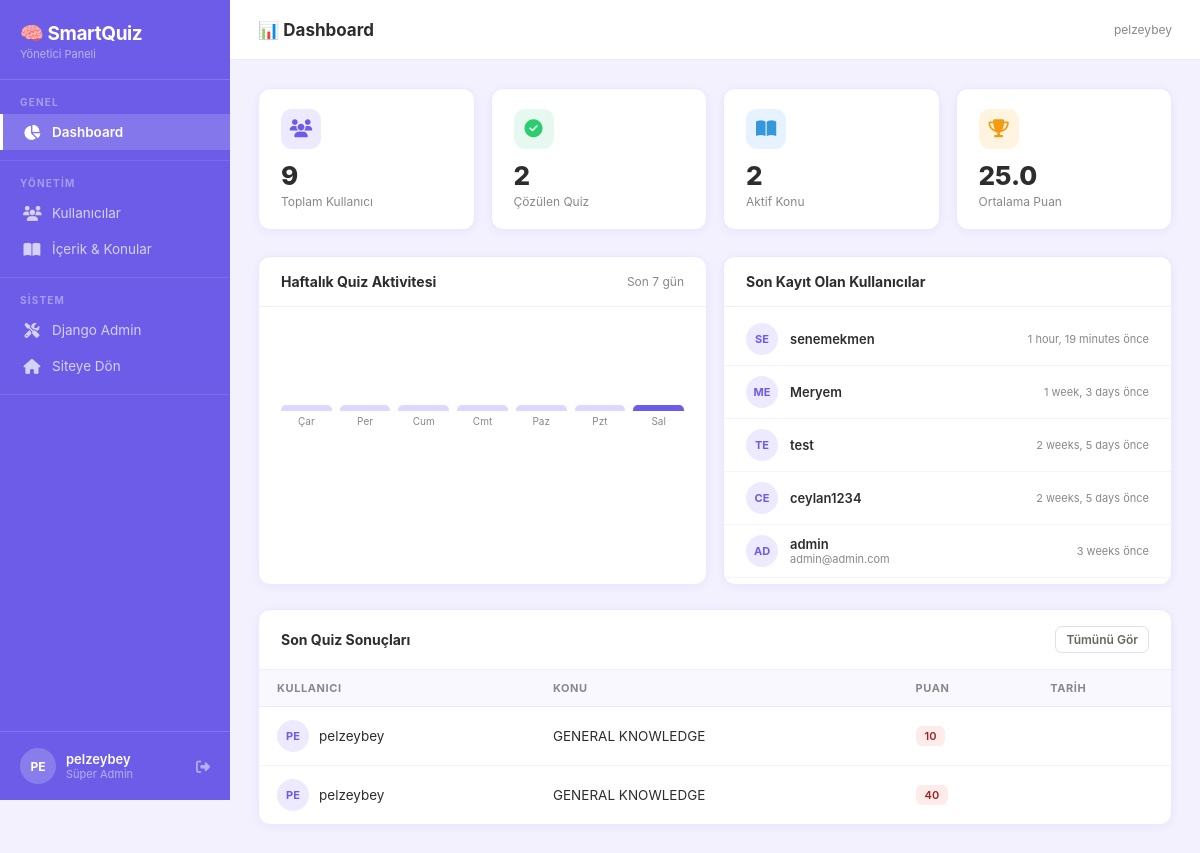
The page /dashboard/ (signed in) on the database its author committed.
### quiz/models.py (models this page shows, shortened)
class QuizResult(models.Model):
    user = models.ForeignKey(
        'auth.User',
        on_delete=models.CASCADE
    )
    topic = models.ForeignKey(
        Topic,
        on_delete=models.CASCADE
    )
    correct = models.IntegerField()
    wrong = models.IntegerField()
    total = models.IntegerField()
    score = models.IntegerField()
    date = models.DateTimeField(auto_now_add=True)

class Topic(models.Model):
    name = models.CharField(max_length=100)

### quiz/admin_views.py (the view)
# urls.py: path("dashboard/", admin_views.admin_dashboard, name="admin_dashboard"),
@login_required
@admin_required
def admin_dashboard(request):
    total_users   = User.objects.count()
    total_topics  = Topic.objects.count()
    total_quizzes = QuizResult.objects.count()
    avg_score     = QuizResult.objects.aggregate(avg=Avg('score'))['avg'] or 0
    today = timezone.now().date()
    days_tr = ['Pzt', 'Sal', 'Çar', 'Per', 'Cum', 'Cmt', 'Paz']
    weekly_data = []
    for i in range(6, -1, -1):
        day = today - timedelta(days=i)
        count = QuizResult.objects.filter(date__date=day).count()
        weekly_data.append({'label': days_tr[day.weekday()], 'count': count})
    max_count = max((d['count'] for d in weekly_data), default=1) or 1
    recent_users   = User.objects.order_by('-date_joined')[:5]
    recent_quizzes = QuizResult.objects.select_related('user', 'topic').order_by('-date')[:5]
    context = {
        'total_users':    total_users,
        'active_topics':  total_topics,
        'total_quizzes':  total_quizzes,
        'avg_score':      round(avg_score, 1),
        'weekly_data':    weekly_data,
        'max_count':      max_count,
        'recent_users':   recent_users,
        'recent_quizzes': recent_quizzes,
    }
    return render(request, 'quiz/admin_dashboard.html', context)

### quiz/admin_views.py (called while the page is built)
def is_admin(user):
    return user.is_authenticated and (user.is_staff or user.is_superuser)

### quiz/templates/quiz/admin_dashboard.html (shortened to what this page needs)
{% extends 'quiz/admin_base.html' %}
{% block nav_dashboard %}active{% endblock %}
{% block page_title %}📊 Dashboard{% endblock %}
{% block content %}
<div class="stats-grid">
  <div class="stat-card">
    <div class="stat-icon icon-purple"><i class="fa-solid fa-users"></i></div>
    <div class="stat-value">{{ total_users }}</div>
    <div class="stat-label">Toplam Kullanıcı</div>
  </div>
  <div class="stat-card">
    <div class="stat-icon icon-green"><i class="fa-solid fa-circle-check"></i></div>
    <div class="stat-value">{{ total_quizzes }}</div>
    <div class="stat-label">Çözülen Quiz</div>
  </div>
  <div class="stat-card">
    <div class="stat-icon icon-blue"><i class="fa-solid fa-book-open"></i></div>
    <div class="stat-value">{{ active_topics }}</div>
    <div class="stat-label">Aktif Konu</div>
  </div>
  <div class="stat-card">
    <div class="stat-icon icon-amber"><i class="fa-solid fa-trophy"></i></div>
    <div class="stat-value">{{ avg_score }}</div>
    <div class="stat-label">Ortalama Puan</div>
  </div>
</div>
<div style="display:grid;grid-template-columns:1fr 1fr;gap:16px;margin-bottom:24px">
  <div class="card">
    <div class="card-header">
      <span class="card-title">Haftalık Quiz Aktivitesi</span>
      <span style="font-size:12px;color:#888">Son 7 gün</span>
    </div>
    <div class="card-body">
      {% with max_count=max_count %}
      <div style="display:flex;align-items:flex-end;gap:8px;height:100px;margin-bottom:6px">
        {% for day in weekly_data %}
        {% widthratio day.count max_count 100 as pct %}
        <div style="flex:1;display:flex;flex-direction:column;align-items:center;gap:4px;height:100%">
          <div style="flex:1;width:100%;display:flex;align-items:flex-end">
            <div style="
              width:100%;
              height:{% if pct %}{{ pct }}{% else %}5{% endif %}%;
              background:{% if forloop.last %}#6C5CE7{% else %}#DDD8FF{% endif %};
              border-radius:5px 5px 0 0;
              min-height:6px;
              transition:height .3s;
            " title="{{ day.count }} quiz"></div>
          </div>
          <span style="font-size:10px;color:#888">{{ day.label }}</span>
        </div>
        {% endfor %}
      </div>
      {% endwith %}
    </div>
  </div>
  <div class="card">
    <div class="card-header">
      <span class="card-title">Son Kayıt Olan Kullanıcılar</span>
    </div>
    <div style="padding:6px 0">
      {% for user in recent_users %}
      <div style="display:flex;align-items:center;gap:12px;padding:10px 22px;border-bottom:1px solid #f5f3ff">
        <div class="user-ava">{{ user.username|slice:":2"|upper }}</div>
        <div style="flex:1">
          <div style="font-size:13px;font-weight:600">{{ user.username }}</div>
          <div style="font-size:11px;color:#888">{{ user.email }}</div>
        </div>
        <div style="font-size:11px;color:#888">{{ user.date_joined|timesince }} önce</div>
      </div>
      {% empty %}
      <div style="padding:20px 22px;color:#888;font-size:13px">Henüz kullanıcı yok.</div>
      {% endfor %}
    </div>
  </div>
</div>
<div class="card">
  <div class="card-header">
    <span class="card-title">Son Quiz Sonuçları</span>
    <a href="{% url 'admin_users' %}" class="btn btn-ghost btn-sm">Tümünü Gör</a>
  </div>
  <div class="table-wrap">
    <table>
      <thead>
        <tr>
          <th>Kullanıcı</th>
          <th>Konu</th>
          <th>Puan</th>
          <th>Tarih</th>
        </tr>
      </thead>
      <tbody>
        {% for result in recent_quizzes %}
        <tr>
          <td>
            <div class="user-cell">
              <div class="user-ava">{{ result.user.username|slice:":2"|upper }}</div>
              {{ result.user.username }}
            </div>
          </td>
          <td>{{ result.topic.name }}</td>
          <td>
            <span class="badge {% if result.score >= 80 %}badge-green{% elif result.score >= 50 %}badge-amber{% else %}badge-red{% endif %}">
              {{ result.score }}
            </span>
          </td>
          <td style="color:#888;font-size:12px">{{ result.created_at|date:"d.m.Y H:i" }}</td>
        </tr>
        {% empty %}
        <tr><td colspan="4" style="text-align:center;color:#888;padding:24px">Henüz quiz çözülmemiş 🎯</td></tr>
        {% endfor %}
      </tbody>
    </table>
  </div>
</div>
{% endblock %}

### quiz/templates/quiz/admin_base.html (shortened to what this page needs)
{% load static %}
<!DOCTYPE html>
<html lang="tr">
<head>
  <link rel="stylesheet" href="https://cdnjs.cloudflare.com/ajax/libs/font-awesome/6.5.0/css/all.min.css">
</head>
<body>
<aside class="sidebar">
  <div class="sidebar-logo">
    <div class="logo-text">🧠 SmartQuiz</div>
    <div class="logo-sub">Yönetici Paneli</div>
  </div>
  <nav>
    <div class="nav-section">
      <div class="nav-label">Genel</div>
      <a href="{% url 'admin_dashboard' %}"
         class="nav-item {% block nav_dashboard %}{% endblock %}">
        <i class="fa-solid fa-chart-pie"></i> Dashboard
      </a>
    </div>
    <div class="nav-section">
      <div class="nav-label">Yönetim</div>
      <a href="{% url 'admin_users' %}"
         class="nav-item {% block nav_users %}{% endblock %}">
        <i class="fa-solid fa-users"></i> Kullanıcılar
      </a>
      <a href="{% url 'admin_content' %}"
         class="nav-item {% block nav_content %}{% endblock %}">
        <i class="fa-solid fa-book-open"></i> İçerik & Konular
      </a>
    </div>
    <div class="nav-section">
      <div class="nav-label">Sistem</div>
      <a href="/admin/" class="nav-item" target="_blank">
        <i class="fa-solid fa-screwdriver-wrench"></i> Django Admin
      </a>
      <a href="{% url 'home' %}" class="nav-item">
        <i class="fa-solid fa-house"></i> Siteye Dön
      </a>
    </div>
  </nav>
  <div class="sidebar-footer">
    <div class="admin-avatar">
      {{ request.user.username|slice:":2"|upper }}
    </div>
    <div>
      <div class="admin-name">{{ request.user.username }}</div>
      <div class="admin-role">{% if request.user.is_superuser %}Süper Admin{% else %}Admin{% endif %}</div>
    </div>
    <a href="{% url 'logout' %}" title="Çıkış"><i class="fa-solid fa-right-from-bracket"></i></a>
  </div>
</aside>
<div class="main-wrap">
  <header class="topbar">
    <div class="topbar-title">{% block page_title %}Dashboard{% endblock %}</div>
    <div class="topbar-right">
      <span style="font-size:12px;color:#888">{{ request.user.get_full_name|default:request.user.username }}</span>
    </div>
  </header>
  <main class="content">
    {% block content %}{% endblock %}
  </main>
</div>
</body>
</html>

### rows shown on the page
QuizResult: user.username "PE", user.username "pelzeybey", topic.name "GENERAL KNOWLEDGE", score "10"
QuizResult: user.username "PE", user.username "pelzeybey", topic.name "GENERAL KNOWLEDGE", score "40"

### other values the page prints
{{ request.user.username|slice:":2"|upper }} "PE"
{{ request.user.username }} "pelzeybey"
{{ request.user.get_full_name|default:request.user.username }} "pelzeybey"
{{ total_users }} "9"
{{ total_quizzes }} "2"
{{ active_topics }} "2"
{{ avg_score }} "25.0"
{{ day.label }} "Çar" "Per" "Cum" "Cmt" "Paz" "Pzt" "Sal"
{{ user.username|slice:":2"|upper }} "SE"
{{ user.username }} "senemekmen"
{{ user.date_joined|timesince }} "1 hour, 19 minutes"
{{ user.username|slice:":2"|upper }} "ME"
{{ user.username }} "Meryem"
{{ user.date_joined|timesince }} "1 week, 3 days"
{{ user.username|slice:":2"|upper }} "TE"
